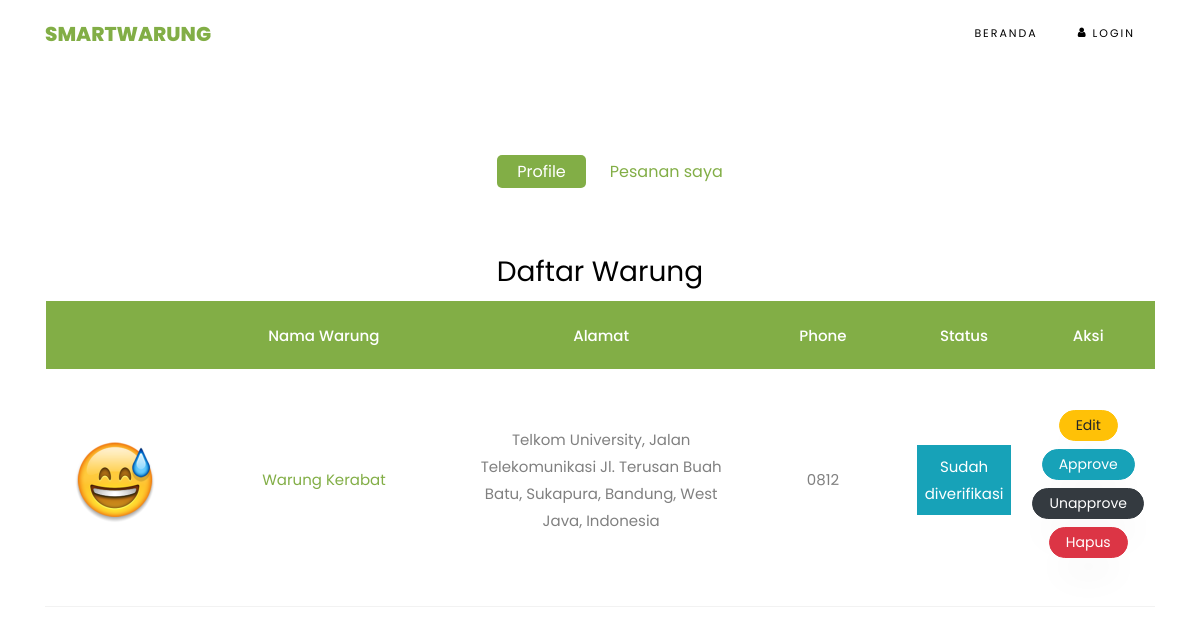
/index.php/admin/warung, run on an earlier commit of the app's database.
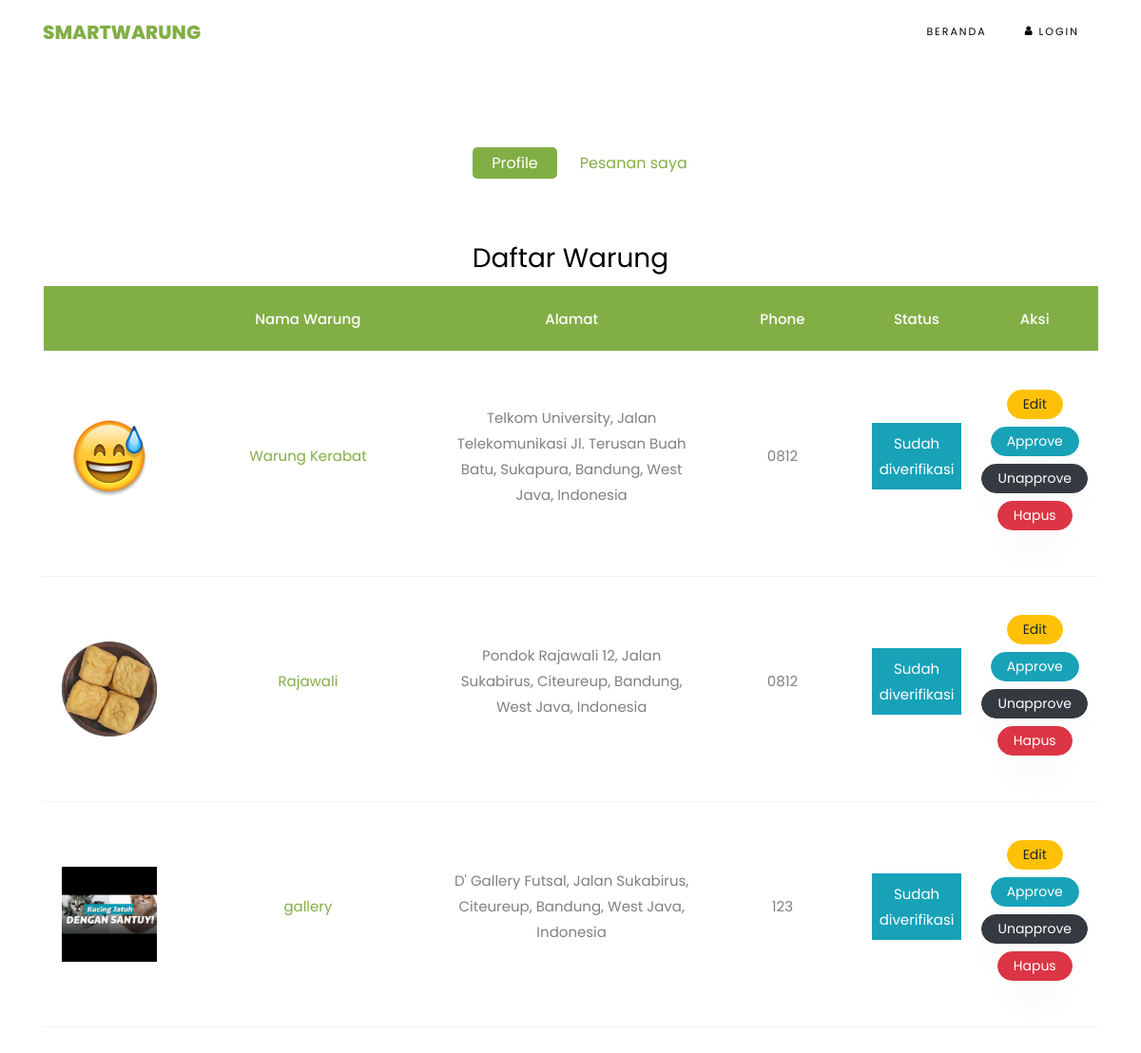
And on a later commit of the database.
### tables this page shows
CREATE TABLE `warungs` (
  `id` int(11) NOT NULL,
  `username` varchar(255) NOT NULL,
  `place_id` varchar(255) NOT NULL,
  `lat` varchar(255) NOT NULL,
  `lng` varchar(255) NOT NULL,
  `address` varchar(255) NOT NULL,
  `status` enum('Belum diverifikasi','Sudah diverifikasi','Verifikasi tidak disetujui','') NOT NULL,
  `updated_at` date DEFAULT NULL
);

CREATE TABLE `users` (
  `name` varchar(255) NOT NULL,
  `username` varchar(255) NOT NULL,
  `password` varchar(255) NOT NULL,
  `phone` varchar(255) NOT NULL,
  `email` varchar(255) NOT NULL,
  `role` int(11) DEFAULT NULL,
  `photo` text
);

### application/controllers/admin.php (called while the page is built, shortened)
<?php
class admin extends CI_Controller{
    public function __construct(){
        $this->load->model('users');
        $this->load->helper('date');
    }
    public function warung(){
        $data['warungs'] = $this->users->get_warungs();
        $data['active'] = 'warung';
        $this->load->view('template/header');
        $this->load->view('admin/warung',$data);
        $this->load->view('template/footer');
    }
}
?>

### index.php (called while the page is built, shortened)
<?php
require_once BASEPATH.'core/CodeIgniter.php';

### application/models/users.php (called while the page is built, shortened)
<?php
class users extends CI_Model {
    public function get_warungs(){
        $this->db->from('users');
        $this->db->join('warungs','users.username = warungs.username');
        return $this->db->get()->result_array();
    }
}
?>

### application/views/admin/warung.php (the view, shortened to what this page needs)
<section class="ftco-section">
    <div class="container">
        <div class="row justify-content-center">
            <div class="col-md-10 mb-5 text-center">
                <ul class="product-category">
                    <?php include APPPATH.'views/admin/menu.php'; ?>
                </ul>
            </div>
        </div>
        <div class="row">
            <div class="container">
                <div class="row mb-5">
                    <div class="col-md-12 ftco-animate">
                        <div class="cart-list">
                            <h3 class="text-center">Daftar Warung</h3>
                            <table class="table">
                                <thead class="thead-primary">
                                <tr class="text-center">
                                    <th>&nbsp;</th>
                                    <th>Nama Warung</th>
                                    <th>Alamat</th>
                                    <th>Phone</th>
                                    <th>Status</th>
                                    <th>Aksi</th>
                                </tr>
                                </thead>
                                <tbody>
                                <?php foreach($warungs as $warung): ?>
                                <tr class="text-center">
                                    <td class="image-prod"><div class="img" style="width:100px;background-image:url(<?php $photos = explode(',',$warung['photo']); echo base_url('assets/uploads/').$photos[0]?>);"></div></td>
                                    <td class="" style="width: 25%">
                                        <a href="<?php echo site_url('profile/show/').$warung['username'] ?>" class=""><?php echo $warung['name'] ?></a>
                                    </td>
                                    <td class="" style="width: 25%"><p><?php echo $warung['address']?></p></td>
                                    <td class="" style="width: 15%"><p><?php echo $warung['phone']; ?></p></td>
                                    <td class="" style="width: 10%"><p class="p-2 text-small <?php echo ($warung['status'] == 'Sudah diverifikasi'? 'bg-info text-white':($warung['status']=='Belum diverifikasi'?'bg-warning text-dark':'bg-danger text-light')) ?>"><?php echo $warung['status']; ?></p></td>
                                    <td class="" style="width: 10%">
                                        <a href="<?php  ?>" class="btn btn-sm btn-warning px-3 mb-2"> Edit </a>
                                        <a href="<?php echo site_url('admin/approve/').$warung['username'] ?>" class="btn btn-sm btn-info px-3 mb-2"> Approve </a>
                                        <a href="<?php echo site_url('admin/unapprove/').$warung['username'] ?>" class="btn btn-sm btn-dark text-white px-3 mb-2"> Unapprove </a>
                                        <a href="<?php echo site_url('admin/delete/').$warung['username'] ?>" class="btn btn-sm btn-danger px-3 mb-2" onclick="return confirm('Apkah Anda yakin ingin menghapus?')"> Hapus </a>
                                    </td>
                                </tr>
                                <?php endforeach; ?>
                                </tbody>
                            </table>
                        </div>
                    </div>
                </div>
            </div>
        </div>
    </div>
</section>

### application/views/template/header.php (shortened to what this page needs)
<!DOCTYPE html>
<html lang="en">
  <head>
    <link rel="stylesheet" href="<?php echo base_url('assets/') ?>css/open-iconic-bootstrap.min.css">
    <link rel="stylesheet" href="<?php echo base_url('assets/') ?>css/animate.css">
    <link rel="stylesheet" href="<?php echo base_url('assets/') ?>css/owl.carousel.min.css">
    <link rel="stylesheet" href="<?php echo base_url('assets/') ?>css/owl.theme.default.min.css">
    <link rel="stylesheet" href="<?php echo base_url('assets/') ?>css/magnific-popup.css">
    <link rel="stylesheet" href="<?php echo base_url('assets/') ?>css/aos.css">
    <link rel="stylesheet" href="<?php echo base_url('assets/') ?>css/ionicons.min.css">
    <link rel="stylesheet" href="<?php echo base_url('assets/') ?>css/bootstrap-datepicker.css">
    <link rel="stylesheet" href="<?php echo base_url('assets/') ?>css/jquery.timepicker.css">
    <link rel="stylesheet" href="<?php echo base_url('assets/') ?>css/flaticon.css">
    <link rel="stylesheet" href="<?php echo base_url('assets/') ?>css/icomoon.css">
    <link rel="stylesheet" href="<?php echo base_url('assets/') ?>css/style.css">
  </head>
  <body class="goto-here">
    <nav class="navbar navbar-expand-lg navbar-dark ftco_navbar bg-dark ftco-navbar-light" id="ftco-navbar">
	    <div class="container">
	      <a class="navbar-brand" href="<?php echo base_url() ?>">smartwarung</a>
	      <div class="collapse navbar-collapse" id="ftco-nav">
	        <ul class="navbar-nav ml-auto">
            <?php if($this->session->userdata('role')!=99): ?>
            <li class="nav-item active"><a href="<?php echo base_url() ?>" class="nav-link">Beranda</a></li>
            <?php endif; ?>
            <?php if($this->session->userdata('role') == null): ?>
              <li class="nav-item cta"><a href="<?php echo site_url('auth/login') ?>" class="nav-link"><span class="icon-user"></span> Login</a></li>
            <?php endif; ?>
	        </ul>
	      </div>
	    </div>
    </nav>

### application/views/admin/menu.php (shortened to what this page needs)
<?php if($this->session->userdata('role') == 0): ?>
<li><a class="active" href="<?php echo site_url('profile')?>">Profile</a></li>
<li><a href="<?php echo site_url('profile/order') ?>">Pesanan saya</a></li>
<?php elseif($this->session->userdata('role') == 1): ?>
<li><a href="<?php echo site_url('profile')?>">Profile</a></li>
<li><a class="active" href="<?php echo site_url('profile/etalase') ?>">Etalase</a></li>
<li><a href="<?php echo site_url('profile/order') ?>">Pesanan masuk</a></li>
<?php endif; ?>

### assets/css/icomoon.css (style rules this page uses)
[class^="icon-"], [class*=" icon-"] { font-family: 'icomoon' !important; speak: none; font-style: normal; font-weight: normal; font-variant: normal; text-transform: none; line-height: 1; -webkit-font-smoothing: antialiased; -moz-osx-font-smoothing: grayscale; }
.icon-user:before { content: "\f007"; }

What changed in the data, as far as the page shows it:
added warungs: username.photo (picture), username.name "Rajawali", address "Pondok Rajawali 12, Jalan Sukabirus, Citeureup, Bandung, West Java, Indonesia", username.phone "0812", status "Sudah diverifikasi"
added warungs: username.photo (picture), username.name "gallery", address "D' Gallery Futsal, Jalan Sukabirus, Citeureup, Bandung, West Java, Indonesia", username.phone "123", status "Sudah diverifikasi"
